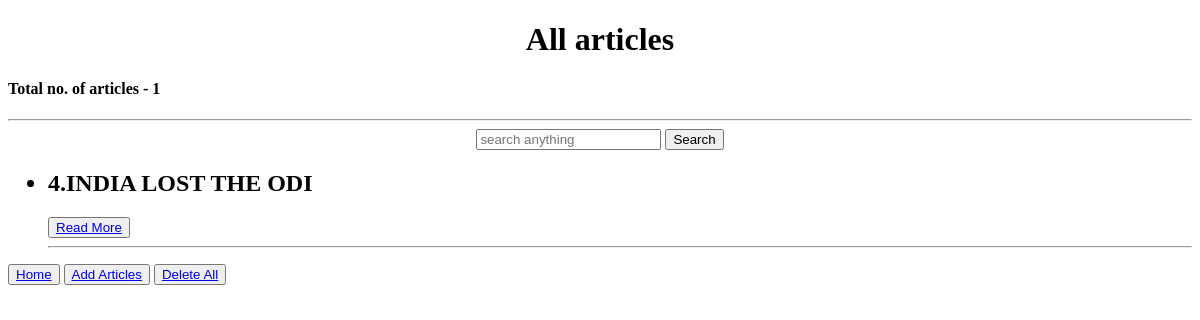
Page /allarticles/ on the earlier database version.
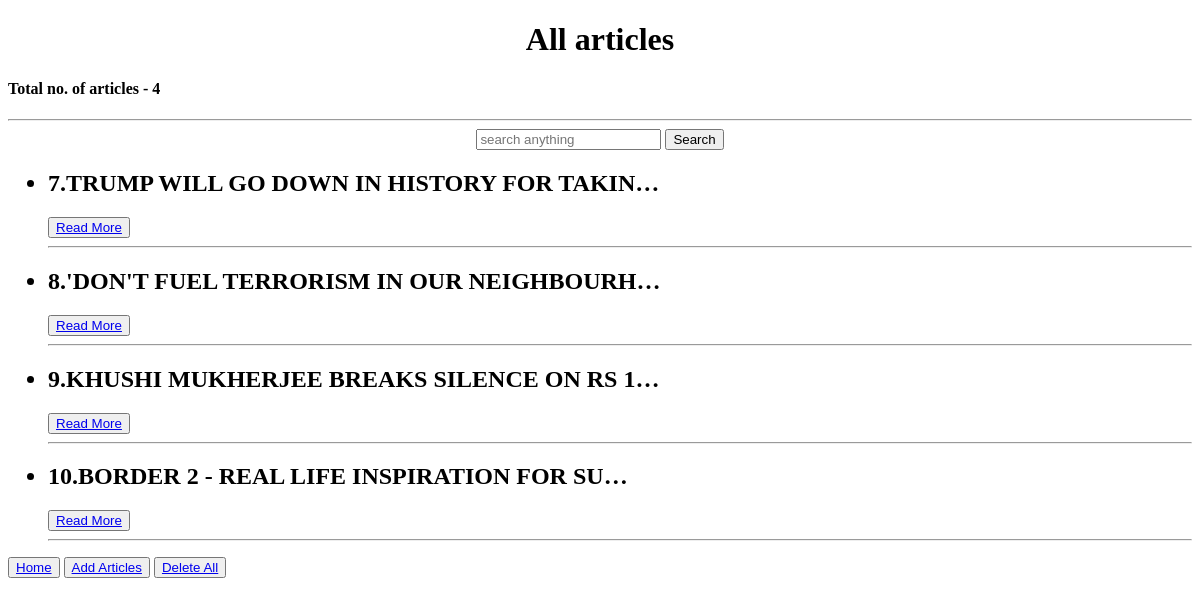
Same page on the later database version.
### myapp/models.py (models this page shows)
class ArticleModel(models.Model):
    title = models.CharField(max_length=100)
    description = models.TextField()
    author = models.CharField(max_length=100)
    date = models.DateField()

### myapp/views.py (the view)
# urls.py: path('allarticles/', views.all_articles,name='all_articles'),
def all_articles(request):
    all_data = A.objects.all()
    query = request.GET.get('q')
    if query:
        all_data = all_data.filter(
            Q(title__icontains = query) |
            Q(description__icontains = query) |
            Q(author__icontains = query)
        )
    print(query)
    return render(request,'all_articles.html',{"all_data":all_data})

### myapp/templates/all_articles.html (shortened to what this page needs)
<!DOCTYPE html>
<html lang="en">
  <head>
  </head>
  <body>
    <center><h1>All articles</h1></center>
    <h4>Total no. of articles - {{all_data | length}}</h4>
    <hr>
    <center>
      <form action="" method="get">
        <input type="text" placeholder="search anything" name="q">
        <button>Search</button>
      </form>
    </center>
    {% if all_data %}
    <ul>
        {% for i in all_data %}
        <h2><li>{{i.id}}.{{i.title | truncatechars:40 | upper }}</li></h2>
        <button><a href="{% url 'specific' i.id  %}">Read More</a></button>
        <hr>
        {% endfor %}
    </ul>
    {% endif %}
    <button><a href="{% url 'home' %}">Home</a></button>
    <button><a href="{% url 'form' %}">Add Articles</a></button>
    <button><a href="{% url 'delete_all' %}">Delete All</a></button>
  </body>
</html>

Differences in the rows shown:
removed ArticleModel: id "4", title "INDIA LOST THE ODI"
added ArticleModel: id "7", title "TRUMP WILL GO DOWN IN HISTORY FOR TAKIN…"
added ArticleModel: id "8", title "'DON'T FUEL TERRORISM IN OUR NEIGHBOURH…"
added ArticleModel: id "9", title "KHUSHI MUKHERJEE BREAKS SILENCE ON RS 1…"
added ArticleModel: id "10", title "BORDER 2 - REAL LIFE INSPIRATION FOR SU…"
Other differences:
{{ all_data | length }}: "1" → "4"
